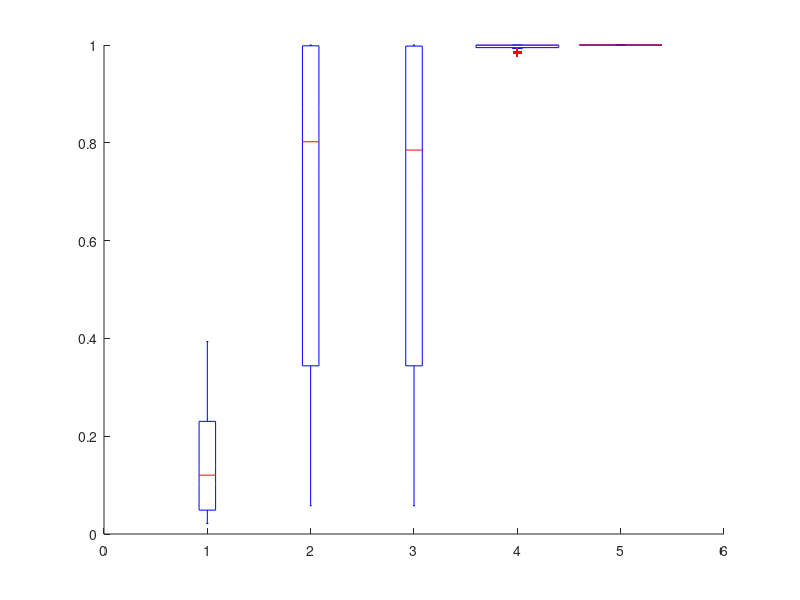

Here is the MATLAB script that generated this plot: (Note: this script raises an error after producing the figure.)
%columns:
%1 - time
%2 - speed
%3 - sigma
%4 - kill rate
%5 - mode
%6 - row spacing
%7 - transition probability
%8 - result

normalTestResults = csvread('NormalPrmResults.csv');

%set up data by value
%kill rate
filename = 'NormalSigmaResults.pdf';
vals = [99/20 99/10 99/5 99/2];
group1 = normalTestResults(normalTestResults(:,3)==vals(1),:);
group2 = normalTestResults(normalTestResults(:,3)==vals(2),:);
group3 = normalTestResults(normalTestResults(:,3)==vals(3),:);
group4 = normalTestResults(normalTestResults(:,3)==vals(4),:);
%set positions for boxes
position_1 = 1:1:5;
position_2 = 1.2:1:5.2;
position_3 = 1.4:1:5.4;
position_4 = 1.6:1:5.6;

%row spacing
% filename = 'NormalRowSpaceResults.pdf';
% vals = [99/50 99/20 99/10 99/5];
% group1 = normalTestResults(normalTestResults(:,6)==vals(1),:);
% group2 = normalTestResults(normalTestResults(:,6)==vals(2),:);
% group3 = normalTestResults(normalTestResults(:,6)==vals(3),:);
% group4 = normalTestResults(normalTestResults(:,6)==vals(4),:);
% set positions for boxes
% position_1 = 1:1:3;
% position_2 = 1.2:1:3.2;
% position_3 = 1.4:1:3.4;
% position_4 = 1.6:1:3.6;

f=figure;
% plot first set of boxes in blue
h1 = boxplot(group1(:,8)/10000,group1(:,5),'colors','b','positions',position_1,'width',0.15);
hold on  % Keep the first box plot on figure
% plot second set of boxes in red
h2 = boxplot(group2(:,8)/10000,group2(:,5),'colors',[0.8 0 0],'positions',position_2,'width',0.15);
% plot fourth set of boxes in green
h4 = boxplot(group4(:,8)/10000,group4(:,5),'colors',[0 0.5 0],'positions',position_4,'width',0.15);
% plot third set of boxes in gold
h3 = boxplot(group3(:,8)/10000,group3(:,5),'colors',[0.6 0.6 0],'positions',position_3,'width',0.15);
%set axis labels
set(gca,'XTickLabel',{'Spiral Out','Spiral to 50%','Spiral to 80%','Greedy (1)','Greedy (2)'}) %normal

%hide outliers
set(h1(7,:),'Visible','off')
set(h2(7,:),'Visible','off')
set(h3(7,:),'Visible','off')
set(h4(7,:),'Visible','off')
%build legend
box_vars = findall(gca,'Tag','Box');
%hLegend = legend(box_vars([16,11,1,6]), {num2str(vals(1)),num2str(vals(2)),num2str(vals(3)),num2str(vals(4))},'Location','eastoutside');
hLegend = legend(box_vars([16,11,1,6]), {'\sigma/20','\sigma/10','\sigma/5','\sigma/2'},'Location','eastoutside');
%hLegend = legend(box_vars([10,7,1,4]), {'L/50 m','L/20 m','L/10 m','L/5 m'},'Location','eastoutside');

hold off
% Insert texts and labels
ylabel('Fraction of Population Found')
xlabel('Search Method')
ylim([0 1])
set(gcf,'PaperPositionMode','auto','PaperSize',[6,4],'PaperPosition',[0,0,6,4] );
%print(gcf, '-dpdf', filename);